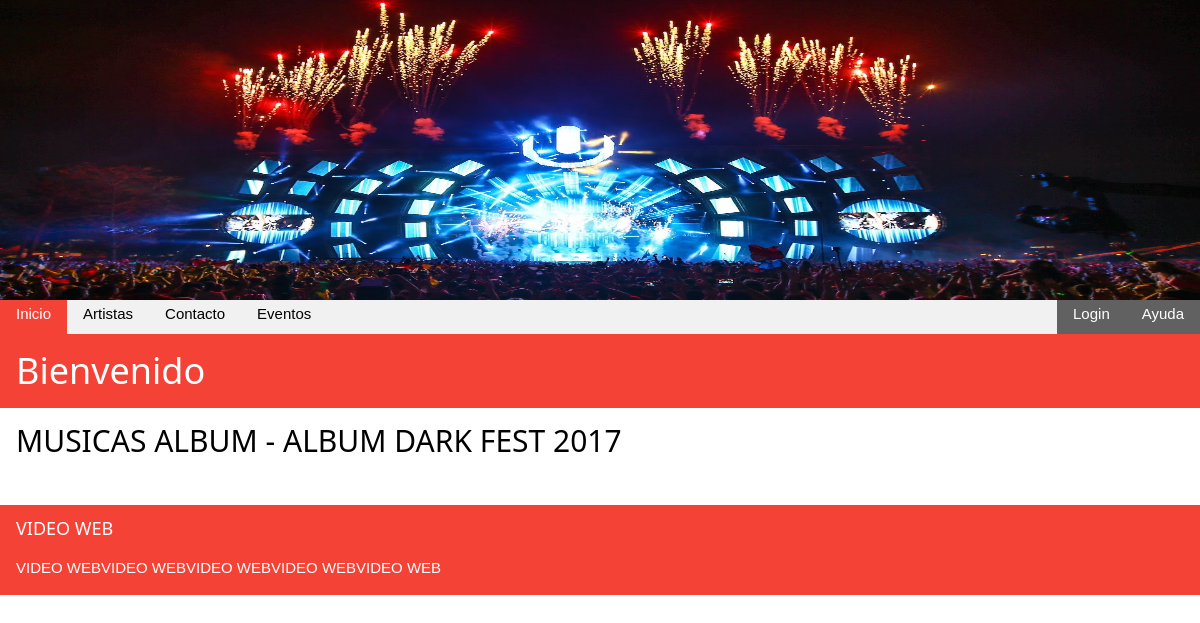
The page /album_cancion.php?idalbum=1 on the database as committed earlier.
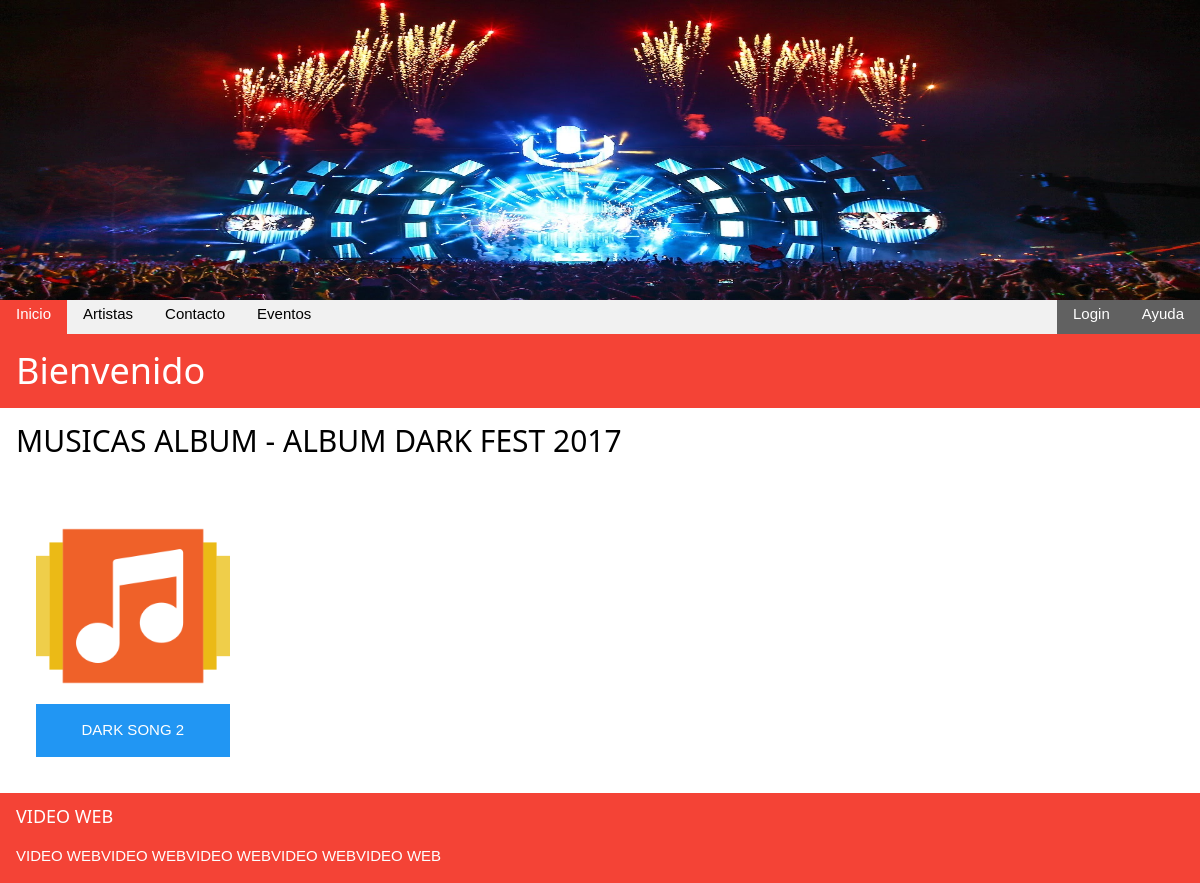
The same page on the database as committed later.
### tables this page shows
CREATE TABLE `cancion` (
  `idcancion` int(11) NOT NULL,
  `idalbum` int(11) NOT NULL,
  `nombre` varchar(50) NOT NULL,
  `genero` varchar(20) NOT NULL,
  `portada` varchar(200) NOT NULL,
  `mp3` varchar(200) NOT NULL,
  `mp4` varchar(200) NOT NULL
);

### cancion.php (the view)
<?php
include('config.php');
$idalbum=$_REQUEST["idalbum"];
$sql = "SELECT * FROM cancion where idalbum=".$idalbum;
$sql1="select *from album where idalbum=".$idalbum;
        $results = $db->query($sql);
        $results1=$db->query($sql1);
        $rows1=$results1->fetch_row()
?>
         <div  style="margin-left:0%">
          <div class="w3-container w3-red">
            <h1>Bienvenido</h1>
          </div>
          <div class="w3-container">
          <h2>MUSICAS ALBUM - <?php echo $rows1[1]; ?> </h2>
          </div>
          </div>
        <div class="w3-section w3-white w3-container">
                 <?php
                                        while($rows=$results->fetch_row())
                                        {
                echo "<div class='w3-col s2 w3-mobile' style='width:20%'>";
                echo "<img src='http://localhost/".$rows[4]."' width='150px' style='width:100%;'>";
                echo "<a href='play_music.php?idcancion=".$rows[0]."'";
                echo "class='w3-button w3-blue w3-block w3-container w3-center' >";
                echo "<p>".$rows[2]."</p>";
                echo "</a>";
                echo "</div>";
                     }
                ?>
    </div>

Rows that differ between the two databases and show on the page:
added cancion: portada (picture), nombre "DARK SONG 2"
